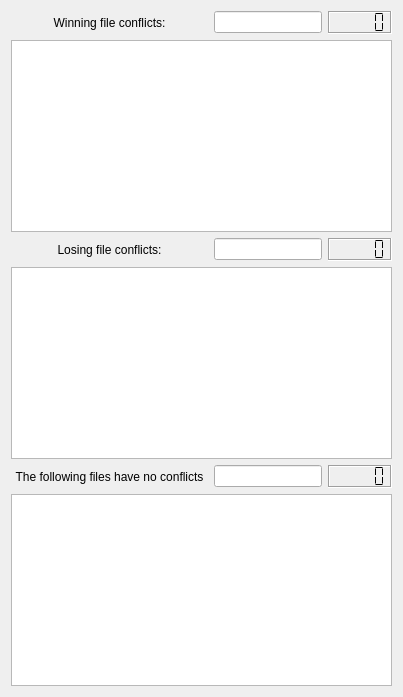
         <widget class="QWidget" name="tab">
          <attribute name="title">
           <string>General</string>
          </attribute>
          <layout class="QVBoxLayout" name="verticalLayout_12">
           <item>
            <widget class="QWidget" name="widget" native="true">
             <property name="minimumSize">
              <size>
               <width>0</width>
               <height>100</height>
              </size>
             </property>
             <layout class="QVBoxLayout" name="verticalLayout_11" stretch="0,1,0,1,0,1,0">
              <property name="leftMargin">
               <number>0</number>
              </property>
              <property name="topMargin">
               <number>0</number>
              </property>
              <property name="rightMargin">
               <number>0</number>
              </property>
              <property name="bottomMargin">
               <number>0</number>
              </property>
              <item>
               <layout class="QVBoxLayout" name="overwriteRoot">
                <item>
                 <layout class="QHBoxLayout" name="overwriteHeader" stretch="1,0,0">
                  <item>
                   <widget class="QToolButton" name="overwriteExpander">
                    <property name="sizePolicy">
                     <sizepolicy hsizetype="Preferred" vsizetype="Preferred">
                      <horstretch>0</horstretch>
                      <verstretch>0</verstretch>
                     </sizepolicy>
                    </property>
                    <property name="toolTip">
                     <string>Files that exist in other mods but are overwritten by this mod</string>
                    </property>
                    <property name="styleSheet">
                     <string notr="true">border: none;
text-align: left;</string>
                    </property>
                    <property name="text">
                     <string>Winning file conflicts:</string>
                    </property>
                   </widget>
                  </item>
                  <item>
                   <widget class="QLineEdit" name="overwriteLineEdit"/>
                  </item>
                  <item>
                   <widget class="QLCDNumber" name="overwriteCount">
                    <property name="frameShadow">
                     <enum>QFrame::Sunken</enum>
                    </property>
                    <property name="lineWidth">
                     <number>1</number>
                    </property>
                    <property name="segmentStyle">
                     <enum>QLCDNumber::Flat</enum>
                    </property>
                   </widget>
                  </item>
                 </layout>
                </item>
               </layout>
              </item>
              <item>
               <widget class="QTreeView" name="overwriteTree">
                <property name="contextMenuPolicy">
                 <enum>Qt::CustomContextMenu</enum>
                </property>
                <property name="toolTip">
                 <string>Files that exist in other mods but are overwritten by this mod</string>
                </property>
                <property name="alternatingRowColors">
                 <bool>true</bool>
                </property>
                <property name="selectionMode">
                 <enum>QAbstractItemView::ExtendedSelection</enum>
                </property>
                <property name="textElideMode">
                 <enum>Qt::ElideLeft</enum>
                </property>
                <property name="uniformRowHeights">
                 <bool>true</bool>
                </property>
                <property name="sortingEnabled">
                 <bool>true</bool>
                </property>
               </widget>
              </item>
              <item>
               <layout class="QVBoxLayout" name="overwrittenRoot">
                <item>
                 <layout class="QHBoxLayout" name="overwrittenHeader" stretch="1,0,0">
                  <item>
                   <widget class="QToolButton" name="overwrittenExpander">
                    <property name="sizePolicy">
                     <sizepolicy hsizetype="Preferred" vsizetype="Preferred">
                      <horstretch>0</horstretch>
                      <verstretch>0</verstretch>
                     </sizepolicy>
                    </property>
                    <property name="toolTip">
                     <string>Files that are unused because they are overwritten by other mods</string>
                    </property>
                    <property name="styleSheet">
                     <string notr="true">border: none;
text-align: left;</string>
                    </property>
                    <property name="text">
                     <string>Losing file conflicts:</string>
                    </property>
                   </widget>
                  </item>
                  <item>
                   <widget class="QLineEdit" name="overwrittenLineEdit"/>
                  </item>
                  <item>
                   <widget class="QLCDNumber" name="overwrittenCount">
                    <property name="frameShadow">
                     <enum>QFrame::Sunken</enum>
                    </property>
                    <property name="segmentStyle">
                     <enum>QLCDNumber::Flat</enum>
                    </property>
                   </widget>
                  </item>
                 </layout>
                </item>
               </layout>
              </item>
              <item>
               <widget class="QTreeView" name="overwrittenTree">
                <property name="contextMenuPolicy">
                 <enum>Qt::CustomContextMenu</enum>
                </property>
                <property name="toolTip">
                 <string>Files that are unused because they are overwritten by other mods</string>
                </property>
                <property name="alternatingRowColors">
                 <bool>true</bool>
                </property>
                <property name="selectionMode">
                 <enum>QAbstractItemView::ExtendedSelection</enum>
                </property>
                <property name="textElideMode">
                 <enum>Qt::ElideLeft</enum>
                </property>
                <property name="uniformRowHeights">
                 <bool>true</bool>
                </property>
                <property name="sortingEnabled">
                 <bool>true</bool>
                </property>
               </widget>
              </item>
              <item>
               <layout class="QVBoxLayout" name="noConflictRoot">
                <item>
                 <layout class="QHBoxLayout" name="noConflictHeader" stretch="1,0,0">
                  <item>
                   <widget class="QToolButton" name="noConflictExpander">
                    <property name="sizePolicy">
                     <sizepolicy hsizetype="Preferred" vsizetype="Preferred">
                      <horstretch>0</horstretch>
                      <verstretch>0</verstretch>
                     </sizepolicy>
                    </property>
                    <property name="toolTip">
                     <string>Files that have no conflicts</string>
                    </property>
                    <property name="styleSheet">
                     <string notr="true">border: none;
text-align: left;</string>
                    </property>
                    <property name="text">
                     <string>The following files have no conflicts</string>
                    </property>
                   </widget>
                  </item>
                  <item>
                   <widget class="QLineEdit" name="noConflictLineEdit"/>
                  </item>
                  <item>
                   <widget class="QLCDNumber" name="noConflictCount">
                    <property name="frameShadow">
                     <enum>QFrame::Sunken</enum>
                    </property>
                    <property name="segmentStyle">
                     <enum>QLCDNumber::Flat</enum>
                    </property>
                   </widget>
                  </item>
                 </layout>
                </item>
               </layout>
              </item>
              <item>
               <widget class="QTreeView" name="noConflictTree">
                <property name="contextMenuPolicy">
                 <enum>Qt::CustomContextMenu</enum>
                </property>
                <property name="toolTip">
                 <string>Files that have no conflicts</string>
                </property>
                <property name="alternatingRowColors">
                 <bool>true</bool>
                </property>
                <property name="selectionMode">
                 <enum>QAbstractItemView::ExtendedSelection</enum>
                </property>
                <property name="textElideMode">
                 <enum>Qt::ElideLeft</enum>
                </property>
                <property name="uniformRowHeights">
                 <bool>true</bool>
                </property>
                <property name="sortingEnabled">
                 <bool>true</bool>
                </property>
               </widget>
              </item>
              <item>
               <spacer name="verticalSpacer">
                <property name="orientation">
                 <enum>Qt::Vertical</enum>
                </property>
                <property name="sizeHint" stdset="0">
                 <size>
                  <width>20</width>
                  <height>0</height>
                 </size>
                </property>
               </spacer>
              </item>
             </layout>
            </widget>
           </item>
          </layout>
         </widget>
